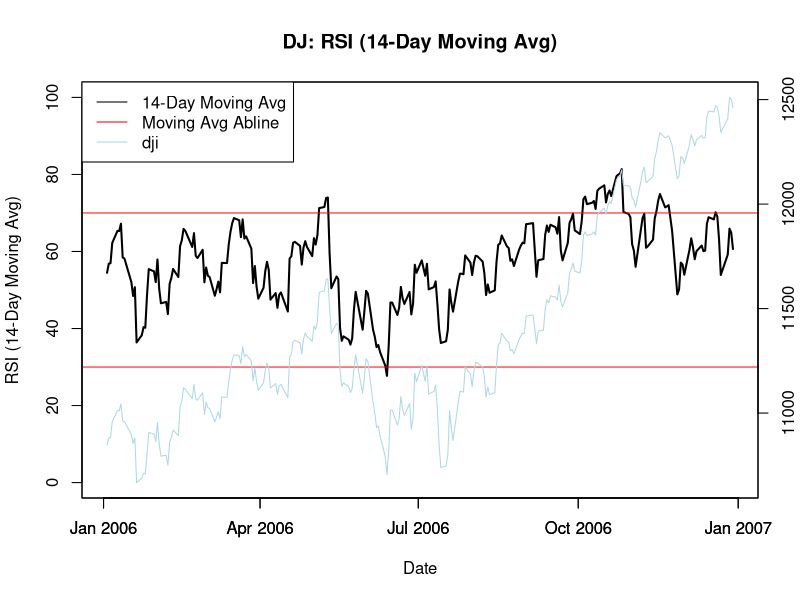

Recreate this plot in R.
setwd("/Users/guangyaohe/Desktop/FIN3380/Fin3380_Quiz4")

dj.rsi= read.csv("dj.csv")
dj.rsi = dj.rsi[-which(dj.rsi$dji==0),]
dj.rsi = na.omit(dj.rsi)

library(zoo)
library(dplyr)

dj.rsi = dj.rsi %>% 
  select(date,dji) %>% 
  arrange(date) %>%
  mutate(date=as.Date(date),
         delta=dji-lag(dji,1))
head(dj.rsi,3)

dj.rsi = dj.rsi %>% 
  mutate(up=ifelse(delta>0,1,0),
         down=ifelse(delta<0,1,0))
head(dj.rsi)

dj.rsi = dj.rsi %>% 
  mutate(up.val=delta*up,
         down.val=-delta*down)
head(dj.rsi)

dj.rsi = dj.rsi[2:nrow(dj.rsi),] %>%
  mutate(up.first.avg=rollapply(up.val,
                                width=14,
                                align='right',
                                fill=NA,FUN=mean,na.rm=T),
         down.first.avg=rollapply(down.val,
                                  width=14,
                                  align='right',
                                  fill=NA,FUN=mean,na.rm=T))
head(dj.rsi,20)

# initialise the up.avg and down.avg with up.first.avg and down.first.avg values
dj.rsi$up.avg =dj.rsi$up.first.avg
dj.rsi$down.avg = dj.rsi$down.first.avg

# fill up.avg and down.avg values with updated value for t>=15
for (t in 15:length(dj.rsi$up.avg)){
  dj.rsi$up.avg[t] = dj.rsi$up.avg[t-1]*13/14 + dj.rsi$up.val[t]*1/14
  dj.rsi$down.avg[t] = dj.rsi$down.avg[t-1]*13/14 + dj.rsi$down.val[t]*1/14
}

head(dj.rsi,20)

# RS = upside wema/downside wema
# RSI = 100-100/(1+RS)
dj.rsi$rs=dj.rsi$up.avg/dj.rsi$down.avg
dj.rsi$rsi=100-100/(1+dj.rsi$rs)
head(dj.rsi,20)

dj.rsi = dj.rsi %>% filter(substr(date,1,4)=='2006')

plot(dj.rsi$rsi~dj.rsi$date,
     ylab='RSI (14-Day Moving Avg)',
     xlab='Date',
     ylim=c(0,100),
     lwd=2,
     type='l',
     main='DJ: RSI (14-Day Moving Avg)')
abline(h=c(30,70),col='red')
par(new=T)
plot(dj.rsi$dji~dj.rsi$date,
     xlab='',
     ylab='',
     yaxt='n',
     type='l',col='lightblue')

legend("topleft",
       c('14-Day Moving Avg', 'Moving Avg Abline','dji'),
       lty=c(1,1,1),
       col=c("black","red",'lightblue'))
axis(4)

